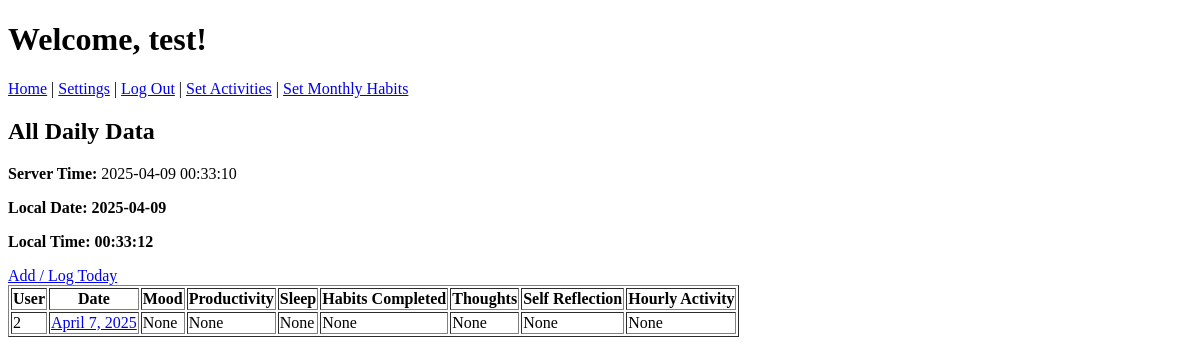
The page / (signed in) on the database as committed earlier.
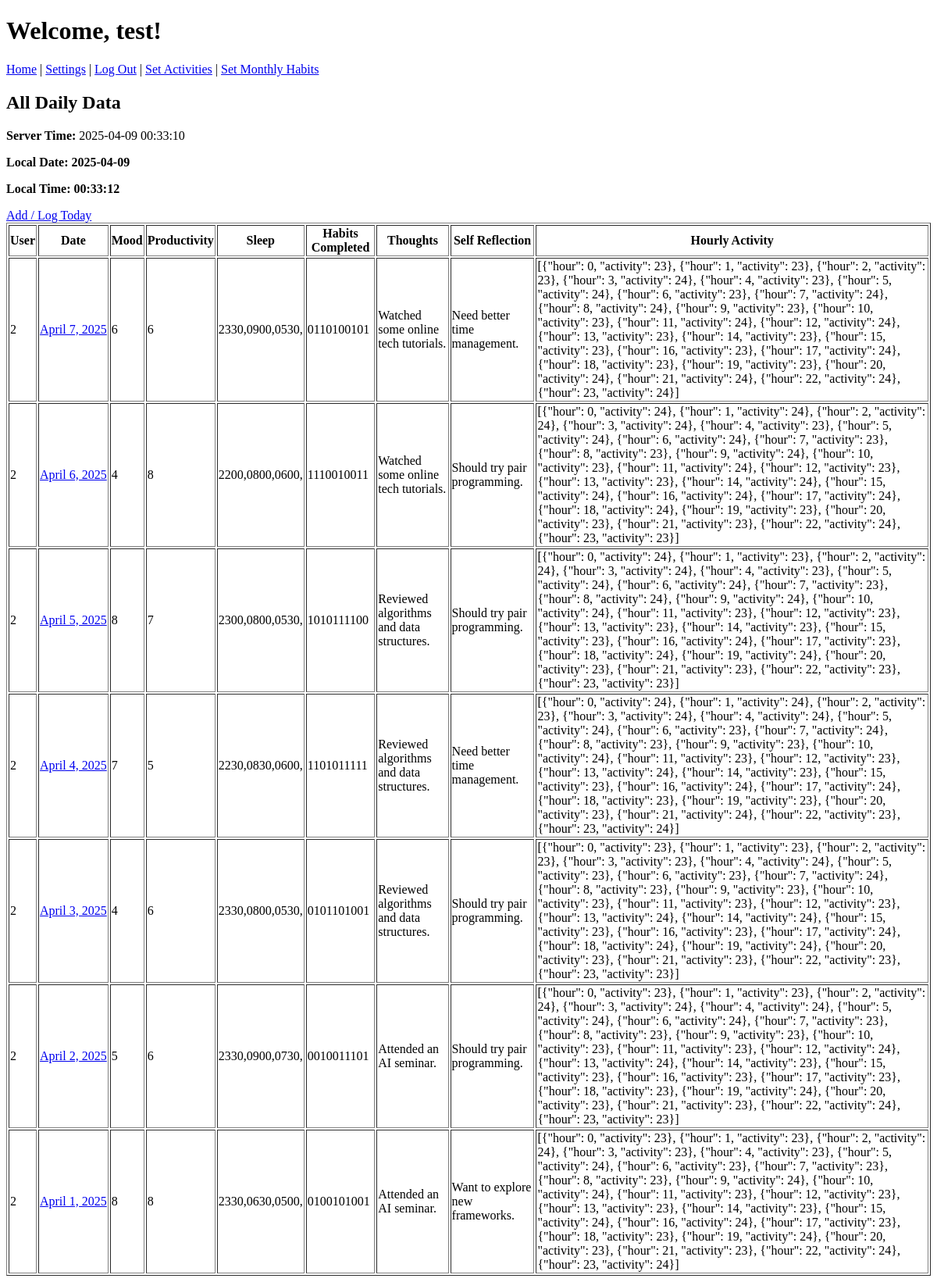
The same page on the database as committed later.
### authapp/models.py (models this page shows, shortened)
class CustomUser(AbstractUser):
    username = models.CharField(
        _('username'),
        max_length=12,
        unique=True,
        help_text=_('Required. 3-12 characters. Letters and digits only.'),
        validators=[
            RegexValidator(
                regex=r'^[A-Za-z0-9]+$',
                message=_('Username can only contain letters and digits.')
            ),
            MinLengthValidator(3, _('Username must have at least 3 characters.')),
            MaxLengthValidator(12, _('Username cannot exceed 12 characters.')),
        ],
        error_messages={
            'unique': _("This username is already taken."),
        },
    )
    first_name = None
    last_name = None
    GENDER_CHOICES = [
        (1, 'Male'),
        (2, 'Female'),
    ]
    preferred_name = models.CharField(max_length=100, blank=True)
    b_day = models.DateField(null=True, blank=True)
    gender = models.IntegerField(choices=GENDER_CHOICES, null=True, blank=True)

### mainpage/models.py (models this page shows, shortened)
class DailyData(models.Model):
    user_id = models.IntegerField()
    date = models.DateField()
    mood_rating = models.IntegerField(null=True, blank=True)
    productivity_score = models.IntegerField(null=True, blank=True)
    sleep = models.TextField(null=True, blank=True)
    habits_completed = models.TextField(null=True, blank=True)
    thoughts = models.TextField(null=True, blank=True)
    self_reflection = models.TextField(null=True, blank=True)
    hourly_activity_logging = models.TextField(null=True, blank=True)
    class Meta:
        unique_together = ("user_id", "date")

### mainpage/views.py (the view)
# urls.py: path('', main_page_view, name='main_page'),
@login_required
def main_page_view(request):
    all_data = DailyData.objects.filter(user_id=request.user.id).order_by('-date')
    server_time = now()
    context = {
        "all_data": all_data,
        "username": request.user.username,
        "server_time": server_time,
    }
    return render(request, 'mainpage/main.html', context)

### mainpage/templates/mainpage/main.html (shortened to what this page needs)
{% extends "authapp/mainpage.html" %}
{% load static %}
{% block content %}
<h2>All Daily Data</h2>
<p><strong>Server Time:</strong> {{ server_time|date:"Y-m-d H:i:s" }}</p>
<p id="local-date" style="font-weight:bold;">Date: --</p>
<p id="local-time" style="font-weight:bold;">Time: --:--:--</p>
<a id="log-today-link" href="#">Add / Log Today</a>
<table border="1">
    <tr>
        <th>User</th>
        <th>Date</th>
        <th>Mood</th>
        <th>Productivity</th>
        <th>Sleep</th>
        <th>Habits Completed</th>
        <th>Thoughts</th>
        <th>Self Reflection</th>
        <th>Hourly Activity</th>
    </tr>
    {% for row in all_data %}
    <tr>
        <td>{{ row.user_id }}</td>
        <td style="white-space: nowrap;">
            <a href="{% url 'day_view' year=row.date.year month=row.date.month day=row.date.day %}">
                {{ row.date }}
            </a>
        </td>
        <td>{{ row.mood_rating }}</td>
        <td>{{ row.productivity_score }}</td>
        <td>{{ row.sleep }}</td>
        <td>{{ row.habits_completed }}</td>
        <td>{{ row.thoughts }}</td>
        <td>{{ row.self_reflection }}</td>
        <td>{{ row.hourly_activity_logging }}</td>
    </tr>
    {% empty %}
    <tr>
      <td colspan="9">No records found.</td>
    </tr>
    {% endfor %}
</table>
{% endblock %}

### authapp/templates/authapp/mainpage.html (shortened to what this page needs)
<!DOCTYPE html>
<html lang="en">
<head>
</head>
<body>
    <h1>Welcome, {{ username }}!</h1>
    <nav>
        <p>
            <a href="{% url 'main_page' %}">Home</a> |
            <a href="{% url 'settings' %}">Settings</a> |
            <a href="{% url 'logout' %}">Log Out</a> |
            <a href="{% url 'activity_config_view' %}">Set Activities</a> |
            <a href="{% url 'set_habits' %}">Set Monthly Habits</a>
        </p>
    </nav>
    <main>
        {% block content %}
        {% endblock %}
    </main>
</body>
</html>

Rows that differ between the two databases and show on the page:
removed DailyData: user_id "2", date "April 7, 2025", mood_rating "None", productivity_score "None", sleep "None", habits_completed "None", thoughts "None", self_reflection "None", hourly_activity_logging "None"
added DailyData: user_id "2", date "April 7, 2025", mood_rating "6", productivity_score "6", sleep "2330,0900,0530,", habits_completed "0110100101", thoughts "Watched some online tech tutorials.", self_reflection "Need better time management.", hourly_activity_logging "[{\"hour\": 0, \"activity\": 23}, {\"hour\": 1, \"activity\": 23}, {\"hour\": 2, \"activity\": 23}, {\"hour\": 3, \"activity\": 24}, {\"hour\": 4, \"activity\": 23}, {\"hour\": 5, \"activity\": 24}, {\"hour\": 6, \"activity\": 23}, {\"hour\": 7, \"activity\": 24}, {\"hour\": 8, \"activity\": 24}, {\"hour\": 9, \"activity\": 23}, {\"hour\": 10, \"activity\": 23}, {\"hour\": 11, \"activity\": 24}, {\"hour\": 12, \"activity\": 24}, {\"hour\": 13, \"activity\": 23}, {\"hour\": 14, \"activity\": 23}, {\"hour\": 15, \"activity\": 23}, {\"hour\": 16, \"activity\": 23}, {\"hour\": 17, \"activity\": 24}, {\"hour\": 18, \"activity\": 23}, {\"hour\": 19, \"activity\": 23}, {\"hour\": 20, \"activity\": 24}, {\"hour\": 21, \"activity\": 24}, {\"hour\": 22, \"activity\": 24}, {\"hour\": 23,…"
added DailyData: user_id "2", date "April 6, 2025", mood_rating "4", productivity_score "8", sleep "2200,0800,0600,", habits_completed "1110010011", thoughts "Watched some online tech tutorials.", self_reflection "Should try pair programming.", hourly_activity_logging "[{\"hour\": 0, \"activity\": 24}, {\"hour\": 1, \"activity\": 24}, {\"hour\": 2, \"activity\": 24}, {\"hour\": 3, \"activity\": 24}, {\"hour\": 4, \"activity\": 23}, {\"hour\": 5, \"activity\": 24}, {\"hour\": 6, \"activity\": 24}, {\"hour\": 7, \"activity\": 23}, {\"hour\": 8, \"activity\": 23}, {\"hour\": 9, \"activity\": 24}, {\"hour\": 10, \"activity\": 23}, {\"hour\": 11, \"activity\": 24}, {\"hour\": 12, \"activity\": 23}, {\"hour\": 13, \"activity\": 23}, {\"hour\": 14, \"activity\": 24}, {\"hour\": 15, \"activity\": 24}, {\"hour\": 16, \"activity\": 24}, {\"hour\": 17, \"activity\": 24}, {\"hour\": 18, \"activity\": 24}, {\"hour\": 19, \"activity\": 23}, {\"hour\": 20, \"activity\": 23}, {\"hour\": 21, \"activity\": 23}, {\"hour\": 22, \"activity\": 24}, {\"hour\": 23,…"
added DailyData: user_id "2", date "April 5, 2025", mood_rating "8", productivity_score "7", sleep "2300,0800,0530,", habits_completed "1010111100", thoughts "Reviewed algorithms and data structures.", self_reflection "Should try pair programming.", hourly_activity_logging "[{\"hour\": 0, \"activity\": 24}, {\"hour\": 1, \"activity\": 23}, {\"hour\": 2, \"activity\": 24}, {\"hour\": 3, \"activity\": 24}, {\"hour\": 4, \"activity\": 23}, {\"hour\": 5, \"activity\": 24}, {\"hour\": 6, \"activity\": 24}, {\"hour\": 7, \"activity\": 23}, {\"hour\": 8, \"activity\": 24}, {\"hour\": 9, \"activity\": 24}, {\"hour\": 10, \"activity\": 24}, {\"hour\": 11, \"activity\": 23}, {\"hour\": 12, \"activity\": 23}, {\"hour\": 13, \"activity\": 23}, {\"hour\": 14, \"activity\": 23}, {\"hour\": 15, \"activity\": 23}, {\"hour\": 16, \"activity\": 24}, {\"hour\": 17, \"activity\": 23}, {\"hour\": 18, \"activity\": 24}, {\"hour\": 19, \"activity\": 24}, {\"hour\": 20, \"activity\": 23}, {\"hour\": 21, \"activity\": 23}, {\"hour\": 22, \"activity\": 23}, {\"hour\": 23,…"
added DailyData: user_id "2", date "April 4, 2025", mood_rating "7", productivity_score "5", sleep "2230,0830,0600,", habits_completed "1101011111", thoughts "Reviewed algorithms and data structures.", self_reflection "Need better time management.", hourly_activity_logging "[{\"hour\": 0, \"activity\": 24}, {\"hour\": 1, \"activity\": 24}, {\"hour\": 2, \"activity\": 23}, {\"hour\": 3, \"activity\": 24}, {\"hour\": 4, \"activity\": 24}, {\"hour\": 5, \"activity\": 24}, {\"hour\": 6, \"activity\": 23}, {\"hour\": 7, \"activity\": 24}, {\"hour\": 8, \"activity\": 23}, {\"hour\": 9, \"activity\": 23}, {\"hour\": 10, \"activity\": 24}, {\"hour\": 11, \"activity\": 23}, {\"hour\": 12, \"activity\": 23}, {\"hour\": 13, \"activity\": 24}, {\"hour\": 14, \"activity\": 23}, {\"hour\": 15, \"activity\": 23}, {\"hour\": 16, \"activity\": 24}, {\"hour\": 17, \"activity\": 24}, {\"hour\": 18, \"activity\": 23}, {\"hour\": 19, \"activity\": 23}, {\"hour\": 20, \"activity\": 23}, {\"hour\": 21, \"activity\": 24}, {\"hour\": 22, \"activity\": 23}, {\"hour\": 23,…"
added DailyData: user_id "2", date "April 3, 2025", mood_rating "4", productivity_score "6", sleep "2330,0800,0530,", habits_completed "0101101001", thoughts "Reviewed algorithms and data structures.", self_reflection "Should try pair programming.", hourly_activity_logging "[{\"hour\": 0, \"activity\": 23}, {\"hour\": 1, \"activity\": 23}, {\"hour\": 2, \"activity\": 23}, {\"hour\": 3, \"activity\": 23}, {\"hour\": 4, \"activity\": 24}, {\"hour\": 5, \"activity\": 23}, {\"hour\": 6, \"activity\": 23}, {\"hour\": 7, \"activity\": 24}, {\"hour\": 8, \"activity\": 23}, {\"hour\": 9, \"activity\": 23}, {\"hour\": 10, \"activity\": 23}, {\"hour\": 11, \"activity\": 23}, {\"hour\": 12, \"activity\": 23}, {\"hour\": 13, \"activity\": 24}, {\"hour\": 14, \"activity\": 24}, {\"hour\": 15, \"activity\": 23}, {\"hour\": 16, \"activity\": 23}, {\"hour\": 17, \"activity\": 24}, {\"hour\": 18, \"activity\": 24}, {\"hour\": 19, \"activity\": 24}, {\"hour\": 20, \"activity\": 23}, {\"hour\": 21, \"activity\": 23}, {\"hour\": 22, \"activity\": 23}, {\"hour\": 23,…"
added DailyData: user_id "2", date "April 2, 2025", mood_rating "5", productivity_score "6", sleep "2330,0900,0730,", habits_completed "0010011101", thoughts "Attended an AI seminar.", self_reflection "Should try pair programming.", hourly_activity_logging "[{\"hour\": 0, \"activity\": 23}, {\"hour\": 1, \"activity\": 23}, {\"hour\": 2, \"activity\": 24}, {\"hour\": 3, \"activity\": 24}, {\"hour\": 4, \"activity\": 24}, {\"hour\": 5, \"activity\": 24}, {\"hour\": 6, \"activity\": 24}, {\"hour\": 7, \"activity\": 23}, {\"hour\": 8, \"activity\": 23}, {\"hour\": 9, \"activity\": 23}, {\"hour\": 10, \"activity\": 23}, {\"hour\": 11, \"activity\": 23}, {\"hour\": 12, \"activity\": 24}, {\"hour\": 13, \"activity\": 24}, {\"hour\": 14, \"activity\": 23}, {\"hour\": 15, \"activity\": 23}, {\"hour\": 16, \"activity\": 23}, {\"hour\": 17, \"activity\": 23}, {\"hour\": 18, \"activity\": 23}, {\"hour\": 19, \"activity\": 24}, {\"hour\": 20, \"activity\": 23}, {\"hour\": 21, \"activity\": 23}, {\"hour\": 22, \"activity\": 24}, {\"hour\": 23,…"
added DailyData: user_id "2", date "April 1, 2025", mood_rating "8", productivity_score "8", sleep "2330,0630,0500,", habits_completed "0100101001", thoughts "Attended an AI seminar.", self_reflection "Want to explore new frameworks.", hourly_activity_logging "[{\"hour\": 0, \"activity\": 23}, {\"hour\": 1, \"activity\": 23}, {\"hour\": 2, \"activity\": 24}, {\"hour\": 3, \"activity\": 23}, {\"hour\": 4, \"activity\": 23}, {\"hour\": 5, \"activity\": 24}, {\"hour\": 6, \"activity\": 23}, {\"hour\": 7, \"activity\": 23}, {\"hour\": 8, \"activity\": 23}, {\"hour\": 9, \"activity\": 24}, {\"hour\": 10, \"activity\": 24}, {\"hour\": 11, \"activity\": 23}, {\"hour\": 12, \"activity\": 23}, {\"hour\": 13, \"activity\": 23}, {\"hour\": 14, \"activity\": 23}, {\"hour\": 15, \"activity\": 24}, {\"hour\": 16, \"activity\": 24}, {\"hour\": 17, \"activity\": 23}, {\"hour\": 18, \"activity\": 23}, {\"hour\": 19, \"activity\": 24}, {\"hour\": 20, \"activity\": 23}, {\"hour\": 21, \"activity\": 23}, {\"hour\": 22, \"activity\": 24}, {\"hour\": 23,…"
